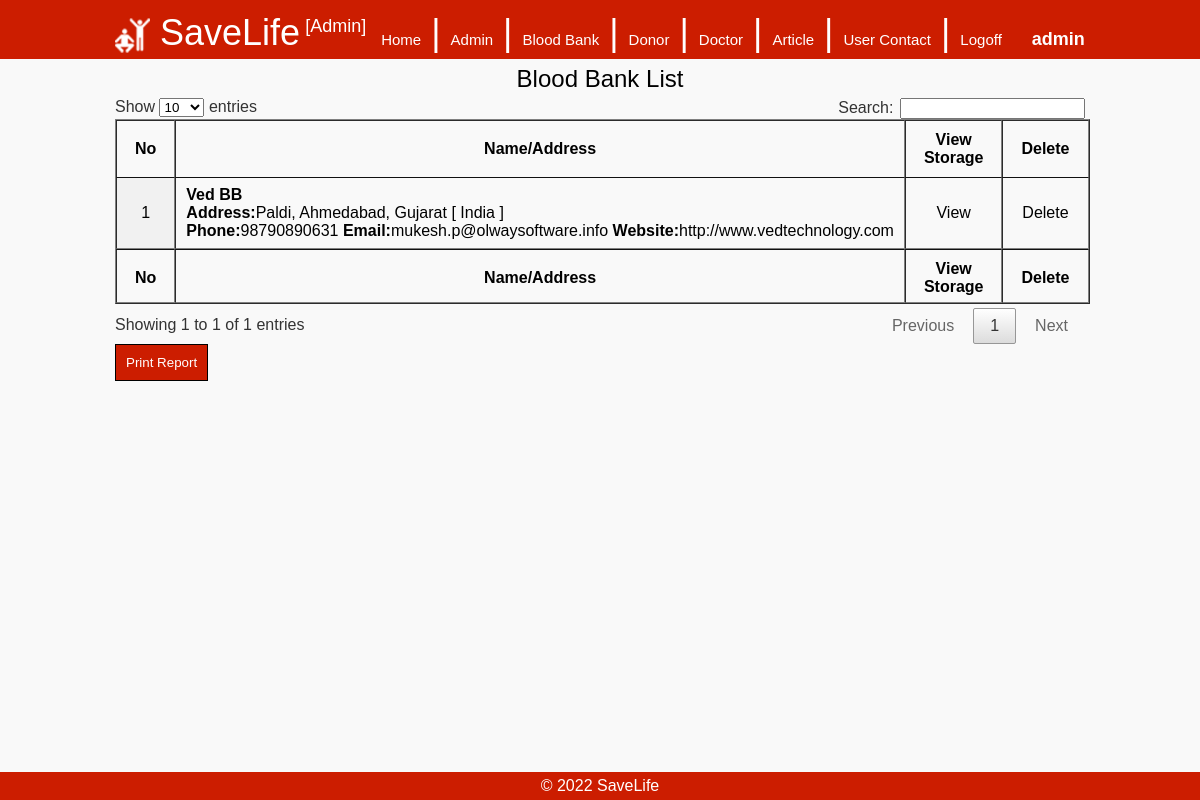
/admin/list.php (signed in), run on the app's committed database.
### tables this page shows
CREATE TABLE `blood_bank_master` (
  `ID` int(6) NOT NULL,
  `Email` varchar(50) NOT NULL,
  `Password` varchar(30) NOT NULL,
  `Name` varchar(50) NOT NULL,
  `Address` varchar(200) NOT NULL,
  `City` varchar(25) NOT NULL,
  `State` varchar(25) NOT NULL,
  `Country` varchar(25) NOT NULL,
  `Phone` varchar(35) NOT NULL,
  `Website` varchar(50) NOT NULL,
  `RegisterDate` timestamp NOT NULL DEFAULT CURRENT_TIMESTAMP,
  `Status` int(1) NOT NULL DEFAULT '1'
);

### admin/list.php (the view, shortened to what this page needs)
<!DOCTYPE html>
<html lang="en">
<head>
<?php
		include('includes/css_js.php');
?>
</head>
<body>
<div class="container">
    <?php
		include('includes/header.php');
	?>
    <div class="main">
	<div class="head">Blood Bank List</div>
    <?php
	include("../includes/db.php");
	$query = "select * from blood_bank_master";
	$result = $con->query($query);
	if($result->num_rows>0)
	{
		$no=0;
		$tbl = '<table id="bb_list" class="display" width="100%" border="1px" cellspacing="0px" cellpadding="5px">';
		$tbl .= '<thead><tr><th>No</th><th>Name/Address</th><th>View Storage</th><th>Delete</th></tr></thead>';
		$tbl .= '<tfoot><tr><th>No</th><th>Name/Address</th><th>View Storage</th><th>Delete</th></tr></tfoot><tbody>';
		while($row = $result->fetch_row())
		{
			$no++;
			$tbl .= '<tr>';
			$tbl .= '<td align="center">' . $no . '</td>';
			$tbl .= '<td><b>' . $row[3] . '</b><br>';
			$tbl .= '<b>Address:</b>' . $row[4] . ', ' . $row[5] . ', ' . $row[6] . ' [ ' . $row[7] . ' ]<br>';
			$tbl .= '<b>Phone:</b>' . $row[8] . '&nbsp;';
			$tbl .= '<b>Email:</b>' . $row[1] . '&nbsp;';
			$tbl .= '<b>Website:</b>' . $row[9] . '</td>';
			$tbl .= '<td align="center"><a href="storage.php?id=' . $row[0] . '">View</a></td>';
			$tbl .= '<td align="center"><a href="delete_bb.php?id=' . $row[0] . '">Delete</a></td>';
			$tbl .= '</tr>';
		}
		$tbl .= '</table><input class="btn" type="button" value="Print Report" onclick="print_report()">';
		echo $tbl;
	}
	else
	{
		echo '<p align="center">No Blood Bank Registered</p>';
	}
	?>
    </div>
    <?php
		include('includes/footer.php');
	?>
</div>
</body>
</html>

### css/style.css (style rules this page uses)
body { margin:0px; background-color:#f9f9f9; font-family: Arial, Helvetica, sans-serif; }
a { color:#000; text-decoration:none; }
.container { width:100%; margin-top:55px; }
.main { padding:5px; margin:auto; width:970px; margin-bottom:50px; }
.head { font-size:24px; text-align:center; padding:5px; }
.btn { background-color:#CC1D00; color:#FFF; border:solid 1px #000; padding:10px 10px 10px 10px; }

### data on the page
blood_bank_master: Name "Ved BB", Address "Paldi", City "Ahmedabad", State "Gujarat", Country "India", Phone "98790890631", Email "mukesh.p@olwaysoftware.info", Website "http://www.vedtechnology.com"

### other printed values
$title "SaveLife"
$_SESSION['username'] "admin"
